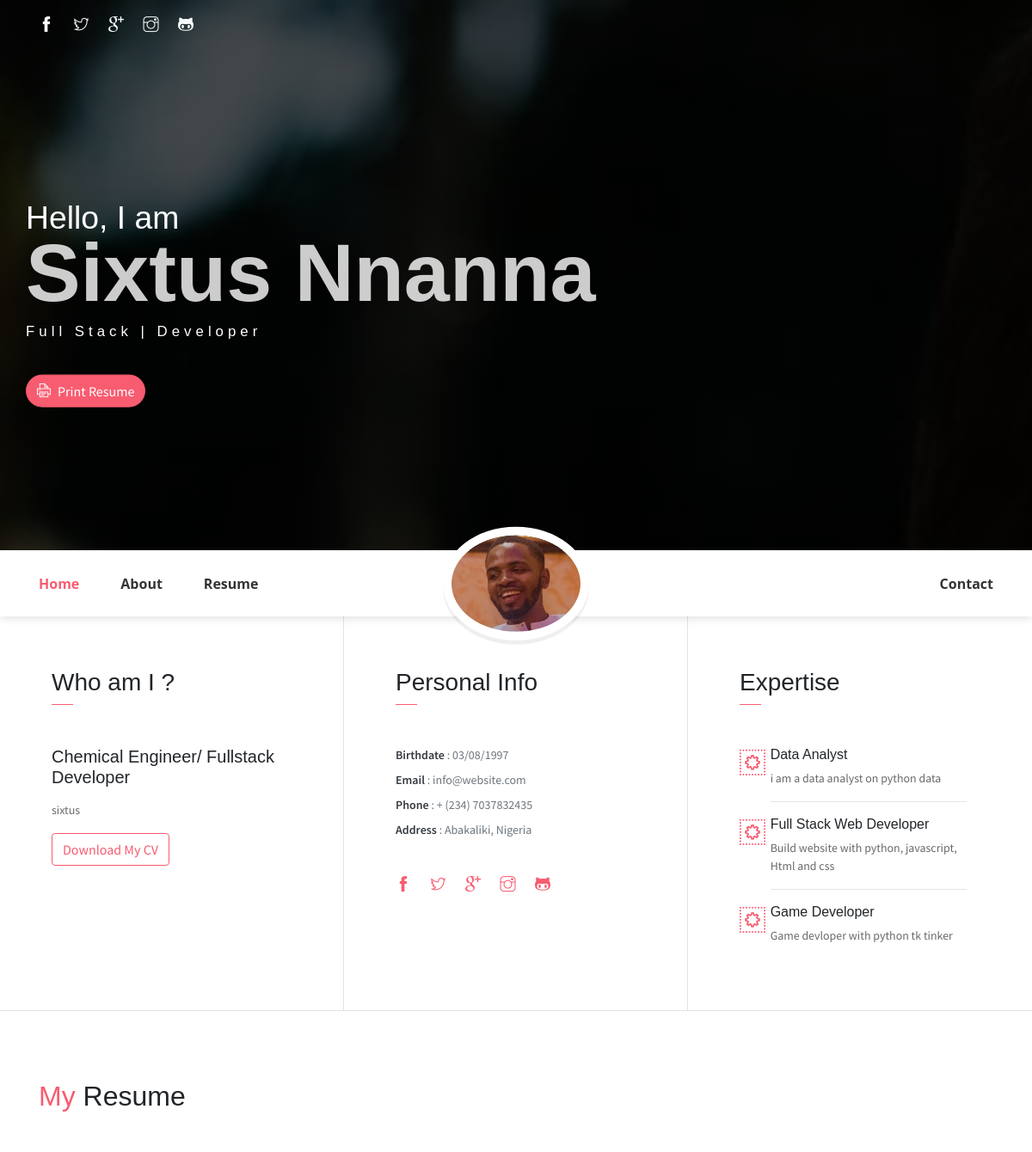
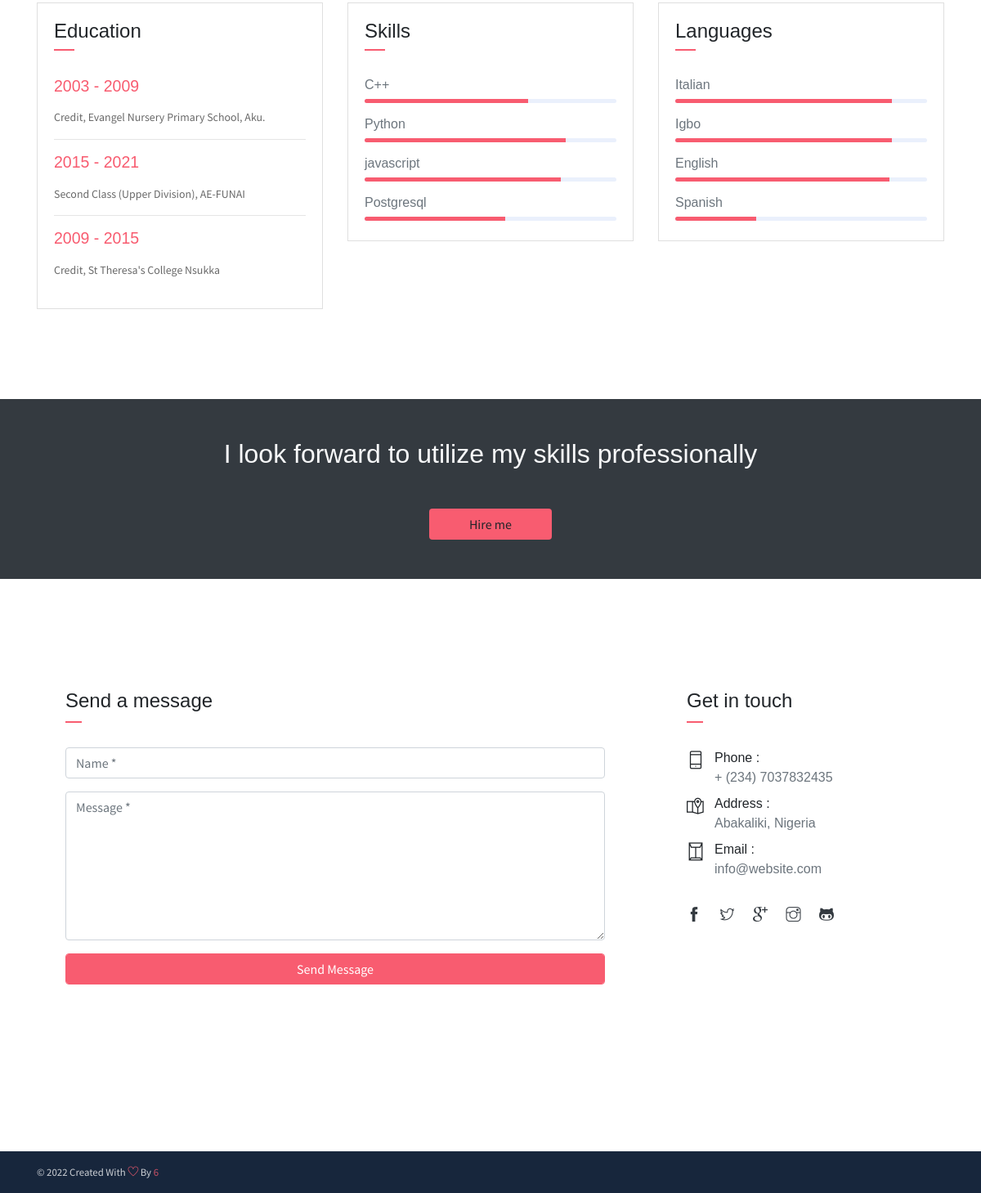
The page / on the database its author committed (2 pictures, top to bottom).
### resume/models.py (models this page shows, shortened)
class Profile(models.Model):
    dp = models.ImageField(upload_to='pic/')
    title = models.CharField(max_length=100, default="Chemical Engineer/ Fullstack Developer")
    about = models.TextField(default= 'sixtus')

class Expertise(models.Model):
    title = models.CharField(max_length = 200)
    description = models.TextField()

class Education(models.Model):
    start_year = models.CharField(max_length=10)
    end_year = models.CharField(max_length=10)
    qulification = models.CharField(max_length=200)
    grade = models.CharField(max_length=200)
    school = models.CharField(max_length=200)

class Skills(models.Model):
    title = models.CharField(max_length=100)
    level = models.PositiveIntegerField()

class Language(models.Model):
    title = models.CharField(max_length=100)
    level = models.PositiveIntegerField()

### resume/views.py (the view)
# urls.py: path('', Index, name='home' ),
def Index(request):
    language = Language.objects.all()
    education = Education.objects.all()
    expertise = Expertise.objects.all()
    skill = Skills.objects.all()
    profile = Profile.objects.all()
    return render(request,'resume/index.html', {'language':language, 'education':education,
    'expertise':expertise, 'skill':skill, 'profile': profile} )

### resume/templates/resume/index.html (shortened to what this page needs)
{% load static %}
<!DOCTYPE html>
<html lang="en">
<head>
    <link rel="stylesheet" href="{% static 'assets/vendors/themify-icons/css/themify-icons.css'%}">
	<link rel="stylesheet" href="{% static 'assets/css/johndoe.css' %}">
</head>
<body data-spy="scroll" data-target=".navbar" data-offset="40" id="home">
    <header class="header">
        <div class="container">
            <ul class="social-icons pt-3">
                <li class="social-item"><a class="social-link text-light" href="#"><i class="ti-facebook" aria-hidden="true"></i></a></li>
                <li class="social-item"><a class="social-link text-light" href="#"><i class="ti-twitter" aria-hidden="true"></i></a></li>
                <li class="social-item"><a class="social-link text-light" href="#"><i class="ti-google" aria-hidden="true"></i></a></li>
                <li class="social-item"><a class="social-link text-light" href="#"><i class="ti-instagram" aria-hidden="true"></i></a></li>
                <li class="social-item"><a class="social-link text-light" href="#"><i class="ti-github" aria-hidden="true"></i></a></li>
            </ul>
            <div class="header-content">
                <h4 class="header-subtitle" >Hello, I am</h4>
                <h1 class="header-title">Sixtus Nnanna</h1>
                <h6 class="header-mono" >Full Stack | Developer</h6>
                <button class="btn btn-primary btn-rounded"><i class="ti-printer pr-2"></i>Print Resume</button>
            </div>
        </div>
    </header>
    <nav class="navbar sticky-top navbar-expand-lg navbar-light bg-white" data-spy="affix" data-offset-top="510">
        <div class="container">
            <div class="collapse mt-sm-20 navbar-collapse" id="navbarSupportedContent">
                <ul class="navbar-nav mr-auto">
                    <li class="nav-item">
                        <a href="#home" class="nav-link">Home</a>
                    </li>
                    <li class="nav-item">
                        <a href="#about" class="nav-link">About</a>
                    </li>
                    <li class="nav-item">
                        <a href="#resume" class="nav-link">Resume</a>
                    </li>
                </ul>
                <ul class="navbar-nav brand">
                    <img src="{% static 'assets/imgs/sixtus.jpg' %}" alt="" class="brand-img">
                </ul>
                <ul class="navbar-nav ml-auto">
                    <li class="nav-item last-item">
                        <a href="#contact" class="nav-link">Contact</a>
                    </li>
                </ul>
            </div>
        </div>
    </nav>
    <div class="container-fluid">
        <div id="about" class="row about-section">
            <div class="col-lg-4 about-card">
                <h3 class="font-weight-light">Who am I ?</h3>
                {% for pro in profile %}
                <span class="line mb-5"></span>
                <h5 class="mb-3">{{pro.title}}</h5>
                <p class="mt-20">{{pro.about}}</p>
                <button class="btn btn-outline-danger">Download My CV</button>
                {% endfor %}
            </div>
            <div class="col-lg-4 about-card">
                <h3 class="font-weight-light">Personal Info</h3>
                <span class="line mb-5"></span>
                <ul class="mt40 info list-unstyled">
                    <li><span>Birthdate</span> : 03/08/1997</li>
                    <li><span>Email</span> : info@website.com</li>
                    <li><span>Phone</span> : + (234) 7037832435</li>
                    <li><span>Address</span> :  Abakaliki, Nigeria </li>
                </ul>
                <ul class="social-icons pt-3">
                    <li class="social-item"><a class="social-link" href="#"><i class="ti-facebook" aria-hidden="true"></i></a></li>
                    <li class="social-item"><a class="social-link" href="https://twitter.com/SixtusNnanna?t=KoA__9QbVGq6t7XroINXlQ&s=09
                        "><i class="ti-twitter" aria-hidden="true"></i></a></li>
                    <li class="social-item"><a class="social-link" href="https://mail.google.com/chat/u/0/"><i class="ti-google" aria-hidden="true"></i></a></li>
                    <li class="social-item"><a class="social-link" href="#"><i class="ti-instagram" aria-hidden="true"></i></a></li>
                    <li class="social-item"><a class="social-link" href="#"><i class="ti-github" aria-hidden="true"></i></a></li>
                </ul>
            </div>
            <div class="col-lg-4 about-card">
                <h3 class="font-weight-light">Expertise</h3>
                <span class="line mb-5"></span>
                {% for ex in expertise %}
                <div class="row">
                    <div class="col-1 text-danger pt-1"><i class="ti-widget icon-lg"></i></div>
                    <div class="col-10 ml-auto mr-3">
                        <h6>{{ex.title}} </h6>
                        <p class="subtitle"> {{ex.description}}</p>
                        {% if not forloop.last %}
                        <hr>
                        {% endif %}
                    </div>
                </div>
                {% endfor %}
            </div>
        </div>
    </div>
    <section class="section" id="resume">
        <div class="container">
            <h2 class="mb-5"><span class="text-danger">My</span> Resume</h2>
            <div class="row">
                <div class="col-md-6 col-lg-4">
                    <div class="card">
                       <div class="card-header">
                            <div class="mt-2">
                                <h4>Education</h4>
                                <span class="line"></span>
                            </div>
                        </div>
                        <div class="card-body">
                            {% for edu in education %}
                            <h6 class="title text-danger">{{edu.start_year}} - {{edu.end_year}} </h6>
                            <P class="subtitle">{{edu.grade}}, {{edu.school}}</P>
                            {% if not forloop.last %}
                            <hr>
                            {% endif %}
                            {% endfor %}
                        </div>
                    </div>
                </div>
                <div class="col-lg-4">
                    <div class="card">
                       <div class="card-header">
                            <div class="pull-left">
                                <h4 class="mt-2">Skills</h4>
                                <span class="line"></span>
                            </div>
                        </div>
                        <div class="card-body pb-2">
                            {% for sk in skill %}
                           <h6>{{sk.title}}</h6>
                            <div class="progress mb-3">
                                <div class="progress-bar bg-danger" role="progressbar" style="width: {{sk.level}}%" aria-valuenow="25" aria-valuemin="0" aria-valuemax="100"></div>
                            </div>
                           {% endfor %}
                        </div>
                    </div>
                </div>
                <div class="col-lg-4">
                <div class="card">
                    <div class="card-header">
                         <div class="pull-left">
                             <h4 class="mt-2">Languages</h4>
                             <span class="line"></span>
                         </div>
                     </div>
                     <div class="card-body pb-2">
                        {% for lang in language %}
                        <h6>{{lang.title}}</h6>
                         <div class="progress mb-3">
                             <div class="progress-bar bg-danger" role="progressbar" style="width: {{lang.level}}%" aria-valuenow="25" aria-valuemin="0" aria-valuemax="100"></div>
                         </div>
                         {% endfor %}
                     </div>
                 </div>
                 </div>
            </div>
        </div>
    </section>
    <section class="section bg-dark py-5">
        <div class="container text-center">
            <h2 class="text-light mb-5 font-weight-normal">I look forward to utilize my skills professionally</h2>
            <button class="btn bg-primary w-lg" >Hire me</button>
        </div>
    </section>
    <div class="section contact" id="contact">
        <div id="map" class="map"></div>
        <div class="container">
            <div class="row">
                <div class="col-lg-8">
                    <div class="contact-form-card">
                        <h4 class="contact-title">Send a message</h4>
                        <form method="post">
                            <div class="form-group">
                                <input  class="form-control{% if form.name.errors%}is-invalid{%endif%}"
                                type="text" placeholder="Name *" id="id_name" name="name"
                                value = "{{form.name.value|default:""}}">
                            </div>
                            <div class="form-group">
                                <textarea class="form-control{% if form.message.errors %}is-invalid{% endif%}"
                                id="id_message" name="message" placeholder="Message *" rows="7"
                                value = "{{form.message.value|default:""}}"></textarea>
                            </div>
                            <div class="form-group ">
                                <button type="submit" class="form-control btn btn-primary" >Send Message</button>
                            </div>
                        </form>
                    </div>
                </div>
                <div class="col-lg-4">
                    <div class="contact-info-card">
                        <h4 class="contact-title">Get in touch</h4>
                        <div class="row mb-2">
                            <div class="col-1 pt-1 mr-1">
                                <i class="ti-mobile icon-md"></i>
                            </div>
                            <div class="col-10 ">
                                <h6 class="d-inline">Phone : <br> <span class="text-muted">+ (234) 7037832435</span></h6>
                            </div>
                        </div>
                        <div class="row mb-2">
                            <div class="col-1 pt-1 mr-1">
                                <i class="ti-map-alt icon-md"></i>
                            </div>
                            <div class="col-10">
                                <h6 class="d-inline">Address :<br> <span class="text-muted">Abakaliki, Nigeria</span></h6>
                            </div>
                        </div>
                        <div class="row mb-2">
                            <div class="col-1 pt-1 mr-1">
                                <i class="ti-envelope icon-md"></i>
                            </div>
                            <div class="col-10">
                                <h6 class="d-inline">Email :<br> <span class="text-muted">info@website.com</span></h6>
                            </div>
                        </div>
                        <ul class="social-icons pt-4">
                            <li class="social-item"><a class="social-link text-dark" href="#"><i class="ti-facebook" aria-hidden="true"></i></a></li>
                            <li class="social-item"><a class="social-link text-dark" href="#"><i class="ti-twitter" aria-hidden="true"></i></a></li>
                            <li class="social-item"><a class="social-link text-dark" href="#"><i class="ti-google" aria-hidden="true"></i></a></li>
                            <li class="social-item"><a class="social-link text-dark" href="#"><i class="ti-instagram" aria-hidden="true"></i></a></li>
                            <li class="social-item"><a class="social-link text-dark" href="#"><i class="ti-github" aria-hidden="true"></i></a></li>
                        </ul>
                    </div>
                </div>
            </div>
        </div>
    </div>
    <footer class="footer py-3">
        <div class="container">
            <p class="small mb-0 text-light">
                &copy; <script>document.write(new Date().getFullYear())</script> Created With <i class="ti-heart text-danger"></i> By <a href="#"><span class="text-danger" title="#">6</span></a>
            </p>
        </div>
    </footer>
</body>
</html>

### rows shown on the page
Profile: title "Chemical Engineer/ Fullstack Developer", about "sixtus"
Expertise: title "Data Analyst", description "i am a data analyst on python data"
Expertise: title "Full Stack Web Developer", description "Build website with python, javascript, Html and css"
Expertise: title "Game Developer", description "Game devloper with python tk tinker"
Education: start_year "2003", end_year "2009", grade "Credit", school "Evangel Nursery Primary School, Aku."
Education: start_year "2015", end_year "2021", grade "Second Class (Upper Division)", school "AE-FUNAI"
Education: start_year "2009", end_year "2015", grade "Credit", school "St Theresa's College Nsukka"
Skills: title "C++", level 65 (drawn)
Skills: title "Python", level 80 (drawn)
Skills: title "javascript", level 78 (drawn)
Skills: title "Postgresql", level 56 (drawn)
Language: title "Italian", level 86 (drawn)
Language: title "Igbo", level 86 (drawn)
Language: title "English", level 85 (drawn)
Language: title "Spanish", level 32 (drawn)
